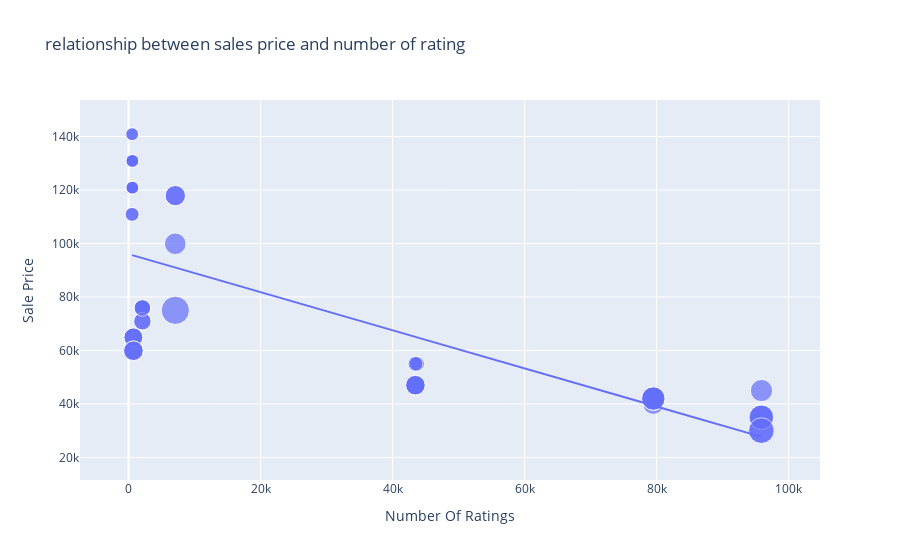

Notebook code cell kept with this figure:
### Code cell
figure=px.scatter(data_frame= data, x= "Number Of Ratings", y="Sale Price", size="Discount Percentage", trendline="ols", title="relationship between sales price and number of rating" )
figure.show()
